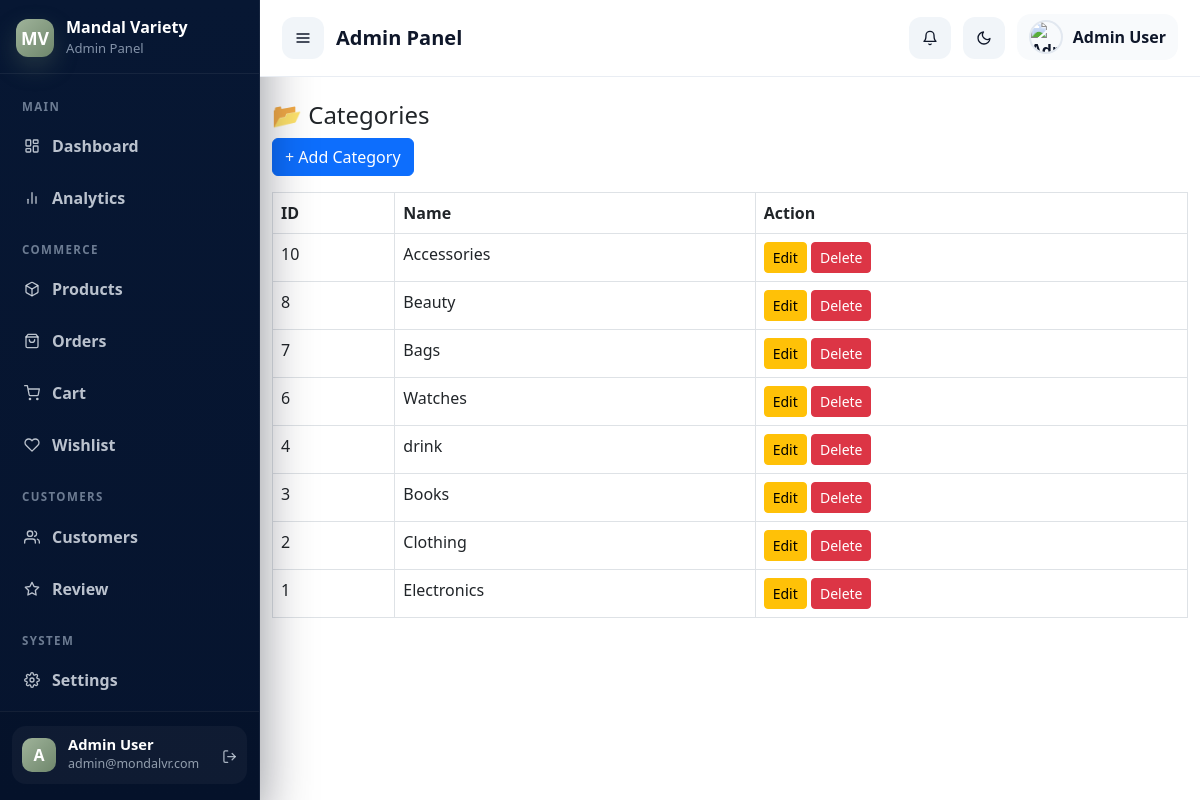
Page /admin/categories/list.php (signed in) on the committed database.
### tables this page shows
CREATE TABLE `categories` (
  `id` int(11) NOT NULL,
  `name` varchar(100) NOT NULL,
  `slug` varchar(100) NOT NULL,
  `description` text DEFAULT NULL,
  `image` varchar(255) DEFAULT NULL,
  `is_active` tinyint(1) DEFAULT 1,
  `created_at` timestamp NOT NULL DEFAULT current_timestamp()
);

### admin/includes/config.php (called while the page is built, shortened)
<?php
if (!function_exists('e')) {
    function e($string) {
        return htmlspecialchars($string ?? '', ENT_QUOTES, 'UTF-8');
    }
}
?>

### admin/categories/list.php (the view)
<?php include '../includes/header.php'; ?>
<?php include '../includes/sidebar.php'; ?>
<div class="w-100">
<?php include '../includes/topbar.php'; ?>
<div class="container mt-4">
<h4>📂 Categories</h4>
<a href="manage.php" class="btn btn-primary mb-3">+ Add Category</a>
<table class="table table-bordered bg-white">
<tr>
<th>ID</th>
<th>Name</th>
<th>Action</th>
</tr>
<?php
$data = $conn->query("SELECT * FROM categories ORDER BY id DESC")->fetchAll();
foreach($data as $row):
?>
<tr>
<td><?= $row['id'] ?></td>
<td><?= e($row['name']) ?></td>
<td>
<a href="manage.php?id=<?= $row['id'] ?>" class="btn btn-warning btn-sm">Edit</a>
<a href="manage.php?delete=<?= $row['id'] ?>" class="btn btn-danger btn-sm"
onclick="return confirm('Delete?')">Delete</a>
</td>
</tr>
<?php endforeach; ?>
</table>
</div>
</div>
<?php include '../includes/footer.php'; ?>

### admin/includes/header.php (style rules this page uses)
.d-flex > .w-100 { min-width: 0; width: calc(100% - 260px) !important; flex-grow: 1; }

### admin/includes/sidebar.php (style rules this page uses)
:root { --sidebar-bg: #071733; --sidebar-bg-2: #0a1d3f; --sidebar-border: rgba(255,255,255,0.06); --sidebar-text: rgba(226, 232, 240, 0.82); --sidebar-text-soft: rgba(148, 163, 184, 0.88); --sidebar-text-strong: #ffffff; --sidebar-active: rgba(148, 163, 184, 0.20); --sidebar-hover: rgba(148, 163, 184, 0.12); --sidebar-icon-bg: linear-gradient(135deg, #9fb39a 0%, #6f876c 100%); --sidebar-shadow: 0 20px 50px rgba(2, 6, 23, 0.45); }

### rows in the picture
categories: id "10", name "Accessories"
categories: id "8", name "Beauty"
categories: id "7", name "Bags"
categories: id "6", name "Watches"
categories: id "4", name "drink"
categories: id "3", name "Books"
categories: id "2", name "Clothing"
categories: id "1", name "Electronics"

### other values in the picture
substr($adminName, 0, 1) "A"
$adminName "Admin User"
$adminEmail "admin@mondalvr.com"
